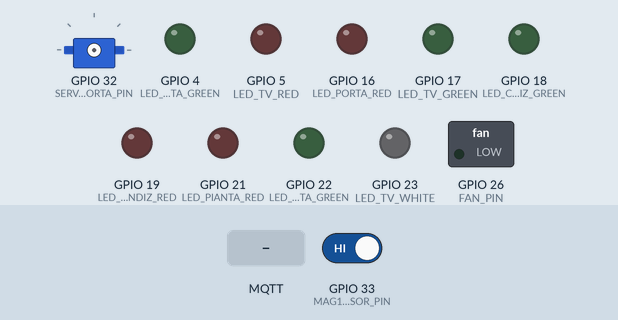
This sketch was run on a simulated ESP32. On the bench: servo, switched loads named in the sketch (green lamp = pin HIGH), output pins drawn as LEDs (lit = HIGH). Inputs (shaded band) come from the test bench; at power-on: GPIO 33 (MAG1_SENSOR_PIN) HIGH. WiFi joins after 1.5 s; servers stay silent unless stated; random numbers use the default seed unless the sketch sets one; no MQTT or app messages arrive unless stated; what the sketch prints to the serial monitor is not drawn. At 10.5 s the program restarts the board; the recording ends there.

Above: at 0.0 s.
At 3.7 s:
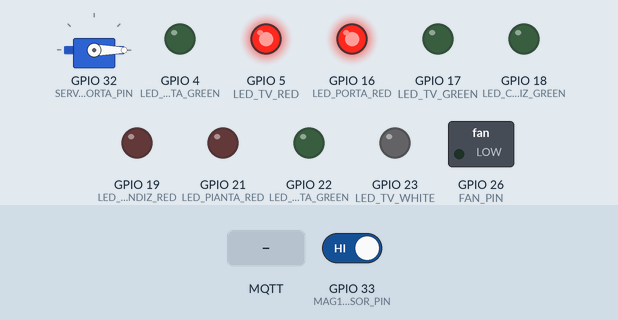
3.8 s: MQTT message "device/" arrives on the third subscribed topic
At 5.5 s:
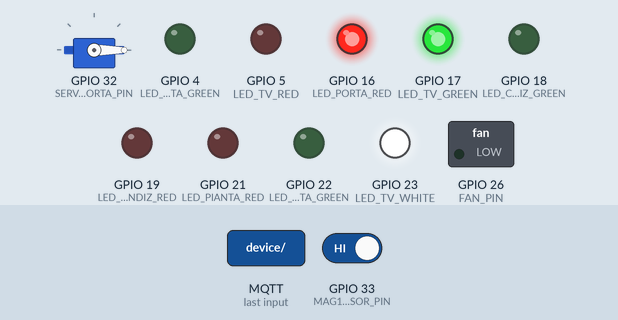
6.5 s: GPIO 33 (MAG1_SENSOR_PIN) driven LOW
8.0 s: GPIO 33 (MAG1_SENSOR_PIN) driven HIGH
9.5 s: MQTT message "device/" arrives on the first subscribed topic
Timing chart, 0 to 10.5 s (numbered marks = the images above; inputs shaded):
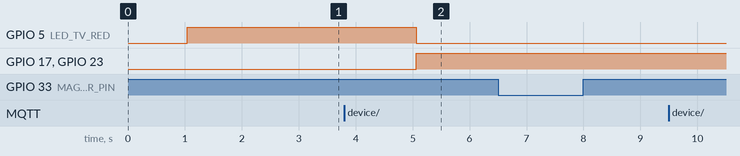

Measured:
- after the input at 3.8 s, GPIO 5 (LED_TV_RED): HIGH → LOW after 1.3 s; GPIO 17 (LED_TV_GREEN), GPIO 23 (LED_TV_WHITE): LOW → HIGH after 1.3 s
- after the input at 6.5 s, every drawn part: stays the same
- after the input at 8.0 s, every drawn part: stays the same
- after the input at 9.5 s, every drawn part: stays the same

The sketch:

esp32-soggiorno-STABLE-CLOUD.ino
```cpp
/* =========================================================================
   ESP32 SOGGIORNO - CLOUD-FIRST STABLE VERSION

   FASE 2 - Stabilizzazione Hardware + Cloud MQTT

   FEATURES:
   ✅ WiFiManager captive portal (AP: EscapeRoom-Soggiorno)
   ✅ HiveMQ Cloud MQTT over TLS (porta 8883)
   ✅ Triple watchdog (WiFi + MQTT + Hardware)
   ✅ Heartbeat strutturato ogni 30s
   ✅ Reset remoto via MQTT
   ✅ Last Will & Testament
   ✅ Zero IP hardcoded
   ✅ Zero SSID hardcoded

   Hardware:
   - LED PORTA: P4 (verde) + P16 (rosso) - Sistema GLOBALE
   - LED TV: P17 (verde) + P5 (rosso) + P23 (bianco) - Catodo comune
   - LED PIANTA: P21 (verde) + P22 (rosso) - Sistema LOCALE
   - LED CONDIZIONATORE: P18 (verde) + P19 (rosso) - Sistema LOCALE
   - SENSORE MAG1: P33 - Trigger automatico TV puzzle! 🧲
   - VENTOLA: P26 - Attivazione puzzle
   - SERVO PORTA: P32 - Apertura finale
   ========================================================================= */

#include <WiFi.h>
#include <WiFiClientSecure.h>
#include <PubSubClient.h>
#include <ArduinoJson.h>
#include <WiFiManager.h>
#include <esp_task_wdt.h>
#include <ESP32Servo.h>

// ========================================================================
// CONFIGURAZIONE - MODIFICA QUESTI VALORI
// ========================================================================

// HiveMQ Cloud - SOSTITUISCI CON LE TUE CREDENZIALI
const char* MQTT_SERVER = "your-cluster.hivemq.cloud";
const int   MQTT_PORT = 8883;
const char* MQTT_USER = "escape_device";
const char* MQTT_PASS = "your_password";

// Device ID
#define DEVICE_ID "soggiorno"

// Session ID temporaneo
#define SESSION_ID 999

// Timeout watchdog (millisecondi)
#define WIFI_RESTART_TIMEOUT 120000
#define MQTT_RESTART_TIMEOUT 180000
#define WDT_TIMEOUT 120

// Heartbeat interval
#define HEARTBEAT_INTERVAL 30000

// WiFiManager timeout
#define PORTAL_TIMEOUT 180

// Debug TLS
#define ALLOW_INSECURE_TLS 1

// ========================================================================
// PIN HARDWARE
// ========================================================================

// LED Porta (globale)
#define LED_PORTA_GREEN 4
#define LED_PORTA_RED   16

// LED TV (catodo comune - 3 LED)
#define LED_TV_GREEN 17
#define LED_TV_RED   5
#define LED_TV_WHITE 23

// LED Pianta
#define LED_PIANTA_GREEN 22  // INVERTITI fisicamente!
#define LED_PIANTA_RED   21

// LED Condizionatore
#define LED_CONDIZ_GREEN 18
#define LED_CONDIZ_RED   19

// Sensore magnetico MAG1
#define MAG1_SENSOR_PIN 33

// Ventola
#define FAN_PIN 26

// Servo porta
#define SERVO_PORTA_PIN 32

// ========================================================================
// OGGETTI GLOBALI
// ========================================================================

WiFiClientSecure espClient;
PubSubClient client(espClient);
WiFiManager wifiManager;
Servo servoPorta;

// ========================================================================
// STATO HARDWARE
// ========================================================================

String doorLedState = "red";
String tvStatus = "active";
String piantaStatus = "locked";
String condizStatus = "locked";

bool mag1_triggered = false;
unsigned long lastMag1Trigger = 0;
const unsigned long MAG1_DEBOUNCE = 1000;

bool fanRunning = false;
bool servoPortaOpened = false;

// LED Porta blinking
unsigned long lastBlinkTime = 0;
bool blinkState = false;
const unsigned long BLINK_INTERVAL = 500;

// ========================================================================
// TIMING & WATCHDOG
// ========================================================================

unsigned long tHeartbeat = 0;
unsigned long lastStatusPrint = 0;

enum WiFiWatchdogState { WIFI_OK, WIFI_RECONNECTING };
enum MQTTWatchdogState { MQTT_OK, MQTT_RECONNECTING };

WiFiWatchdogState wifiWdState = WIFI_OK;
MQTTWatchdogState mqttWdState = MQTT_OK;

unsigned long wifiDisconnectTime = 0;
unsigned long mqttDisconnectTime = 0;
unsigned long mqttLastReconnectAttempt = 0;

// ========================================================================
// MQTT CALLBACK
// ========================================================================

void mqttCallback(char* topic, byte* payload, unsigned int length) {
  String topicStr = String(topic);
  String message = "";
  for (unsigned int i = 0; i < length; i++) {
    message += (char)payload[i];
  }

  // Reset remoto
  if (topicStr == "device/" + String(DEVICE_ID) + "/cmd/reset") {
    Serial.println("\n🔴 ===== RESET REMOTO =====");
    delay(1000);
    ESP.restart();
  }

  // Comandi specifici soggiorno via MQTT
  if (topicStr == "escape/soggiorno/" + String(SESSION_ID) + "/door-led/state") {
    doorLedState = message;
    blinkState = true;
    lastBlinkTime = millis();
  }

  if (topicStr == "escape/soggiorno/" + String(SESSION_ID) + "/tv/complete") {
    tvStatus = "completed";
    digitalWrite(LED_TV_GREEN, HIGH);
    digitalWrite(LED_TV_RED, LOW);
    digitalWrite(LED_TV_WHITE, HIGH);
  }

  if (topicStr == "escape/soggiorno/" + String(SESSION_ID) + "/pianta/state") {
    piantaStatus = message;
  }

  if (topicStr == "escape/soggiorno/" + String(SESSION_ID) + "/condiz/state") {
    condizStatus = message;
  }

  if (topicStr == "escape/soggiorno/" + String(SESSION_ID) + "/fan/control") {
    fanRunning = (message == "on" || message == "true");
    digitalWrite(FAN_PIN, fanRunning ? HIGH : LOW);
  }

  if (topicStr == "escape/soggiorno/" + String(SESSION_ID) + "/servo/control") {
    if (message == "open" && !servoPortaOpened) {
      servoPorta.write(90);
      servoPortaOpened = true;
    } else if (message == "close" && servoPortaOpened) {
      servoPorta.write(0);
      servoPortaOpened = false;
    }
  }
}

// ========================================================================
// SETUP WIFI
// ========================================================================

void setupWiFi() {
  Serial.println("\n📡 ===== WIFI SETUP =====");

  wifiManager.setAPCallback([](WiFiManager *myWiFiManager) {
    Serial.println("⚠️  Modalità Captive Portal:");
    Serial.println("   SSID: EscapeRoom-Soggiorno");
    Serial.println("   IP: 192.168.4.1");
  });

  wifiManager.setConfigPortalTimeout(PORTAL_TIMEOUT);

  if (!wifiManager.autoConnect("EscapeRoom-Soggiorno")) {
    Serial.println("❌ WiFi timeout, riavvio...");
    delay(3000);
    ESP.restart();
  }

  Serial.println("✅ WiFi connesso!");
  Serial.print("   IP: ");
  Serial.println(WiFi.localIP());
}

// ========================================================================
// SETUP MQTT
// ========================================================================

void setupMQTT() {
  Serial.println("\n🔌 ===== MQTT SETUP =====");

  #if ALLOW_INSECURE_TLS
    espClient.setInsecure();
    Serial.println("⚠️  TLS INSECURE MODE");
  #endif

  client.setServer(MQTT_SERVER, MQTT_PORT);
  client.setCallback(mqttCallback);

  Serial.print("   Server: ");
  Serial.println(MQTT_SERVER);
}

// ========================================================================
// MQTT RECONNECT
// ========================================================================

void reconnectMQTT() {
  if (client.connected()) return;

  if (millis() - mqttLastReconnectAttempt < 5000) return;
  mqttLastReconnectAttempt = millis();

  Serial.print("🔌 MQTT reconnect...");

  String clientId = "ESP32-Soggiorno-" + String(random(0xffff), HEX);
  String willTopic = "device/" + String(DEVICE_ID) + "/status";

  if (client.connect(
    clientId.c_str(),
    MQTT_USER,
    MQTT_PASS,
    willTopic.c_str(),
    1,
    false,
    "offline"
  )) {
    Serial.println(" ✅");

    client.publish(willTopic.c_str(), "online", true);

    // Subscribe
    String resetTopic = "device/" + String(DEVICE_ID) + "/cmd/reset";
    String baseTopic = "escape/soggiorno/" + String(SESSION_ID) + "/";

    client.subscribe(resetTopic.c_str());
    client.subscribe((baseTopic + "door-led/state").c_str());
    client.subscribe((baseTopic + "tv/complete").c_str());
    client.subscribe((baseTopic + "pianta/state").c_str());
    client.subscribe((baseTopic + "condiz/state").c_str());
    client.subscribe((baseTopic + "fan/control").c_str());
    client.subscribe((baseTopic + "servo/control").c_str());

    Serial.println("📥 Subscribed a topic soggiorno");

  } else {
    Serial.print(" ❌ (rc=");
    Serial.print(client.state());
    Serial.println(")");
  }
}

// ========================================================================
// HEARTBEAT
// ========================================================================

void sendHeartbeat() {
  if (millis() - tHeartbeat < HEARTBEAT_INTERVAL) return;
  tHeartbeat = millis();

  StaticJsonDocument<256> doc;
  doc["device_id"] = DEVICE_ID;
  doc["uptime_s"] = millis() / 1000;
  doc["wifi_rssi"] = WiFi.RSSI();
  doc["free_heap"] = ESP.getFreeHeap();
  doc["mqtt_connected"] = client.connected();
  doc["mag1_state"] = digitalRead(MAG1_SENSOR_PIN);

  char buffer[256];
  serializeJson(doc, buffer);

  String topic = "device/" + String(DEVICE_ID) + "/heartbeat";

  if (client.publish(topic.c_str(), buffer, true)) {
    Serial.print("💓 Heartbeat: ");
    Serial.println(buffer);
  }
}

// ========================================================================
// WATCHDOG WIFI
// ========================================================================

void checkWiFiWatchdog() {
  if (WiFi.status() != WL_CONNECTED) {
    if (wifiWdState == WIFI_OK) {
      wifiDisconnectTime = millis();
      wifiWdState = WIFI_RECONNECTING;
      Serial.println("⚠️  WiFi perso, reconnect...");
      WiFi.reconnect();
    } else {
      if (millis() - wifiDisconnectTime > WIFI_RESTART_TIMEOUT) {
        Serial.println("\n🔴 WIFI WATCHDOG TIMEOUT → RESTART!");
        delay(1000);
        ESP.restart();
      }
    }
  } else {
    if (wifiWdState == WIFI_RECONNECTING) {
      Serial.println("✅ WiFi recuperato!");
    }
    wifiWdState = WIFI_OK;
  }
}

// ========================================================================
// WATCHDOG MQTT
// ========================================================================

void checkMQTTWatchdog() {
  if (wifiWdState != WIFI_OK) return;

  if (!client.connected()) {
    if (mqttWdState == MQTT_OK) {
      mqttDisconnectTime = millis();
      mqttWdState = MQTT_RECONNECTING;
      Serial.println("⚠️  MQTT perso, reconnect...");
      reconnectMQTT();
    } else {
      if (millis() - mqttDisconnectTime > MQTT_RESTART_TIMEOUT) {
        Serial.println("\n🔴 MQTT WATCHDOG TIMEOUT → RESTART!");
        delay(1000);
        ESP.restart();
      }
      reconnectMQTT();
    }
  } else {
    if (mqttWdState == MQTT_RECONNECTING) {
      Serial.println("✅ MQTT recuperato!");
    }
    mqttWdState = MQTT_OK;
  }
}

// ========================================================================
// UPDATE LED FUNCTIONS
// ========================================================================

void updateDualColorLED(int greenPin, int redPin, String state) {
  if (state == "off" || state == "locked") {
    digitalWrite(greenPin, LOW);
    digitalWrite(redPin, LOW);
  } else if (state == "red" || state == "active") {
    digitalWrite(greenPin, LOW);
    digitalWrite(redPin, HIGH);
  } else if (state == "green" || state == "completed") {
    digitalWrite(greenPin, HIGH);
    digitalWrite(redPin, LOW);
  }
}

void updateDoorLED() {
  if (doorLedState == "red") {
    digitalWrite(LED_PORTA_GREEN, LOW);
    digitalWrite(LED_PORTA_RED, HIGH);
  }
  else if (doorLedState == "blinking") {
    unsigned long now = millis();
    if (now - lastBlinkTime >= BLINK_INTERVAL) {
      blinkState = !blinkState;
      lastBlinkTime = now;
    }
    digitalWrite(LED_PORTA_GREEN, blinkState);
    digitalWrite(LED_PORTA_RED, LOW);
  }
  else if (doorLedState == "green") {
    digitalWrite(LED_PORTA_GREEN, HIGH);
    digitalWrite(LED_PORTA_RED, LOW);
  }
}

// ========================================================================
// SENSORE MAG1
// ========================================================================

void checkMagneticSensor() {
  int sensorState = digitalRead(MAG1_SENSOR_PIN);
  unsigned long now = millis();

  if (sensorState == LOW && !mag1_triggered &&
      (now - lastMag1Trigger > MAG1_DEBOUNCE)) {

    Serial.println("\n🧲 ===== MAG1 TRIGGER =====");

    // Publish via MQTT invece di HTTP
    String topic = "escape/soggiorno/" + String(SESSION_ID) + "/mag1/trigger";
    client.publish(topic.c_str(), "true");

    Serial.println("✅ MAG1 trigger pubblicato via MQTT");

    mag1_triggered = true;
    lastMag1Trigger = now;
  }

  if (sensorState == HIGH && mag1_triggered) {
    mag1_triggered = false;
    Serial.println("🧲 MAG1: Magnete rimosso");
  }
}

// ========================================================================
// PUBLISH HARDWARE STATE
// ========================================================================

void publishHardwareState() {
  if (!client.connected()) return;

  static unsigned long lastPublish = 0;
  if (millis() - lastPublish < 1000) return;
  lastPublish = millis();

  String base = "escape/soggiorno/" + String(SESSION_ID) + "/";

  // Stati LED
  client.publish((base + "led/porta").c_str(), doorLedState.c_str());
  client.publish((base + "led/tv").c_str(), tvStatus.c_str());
  client.publish((base + "led/pianta").c_str(), piantaStatus.c_str());
  client.publish((base + "led/condiz").c_str(), condizStatus.c_str());

  // Stati hardware
  client.publish((base + "fan/state").c_str(), fanRunning ? "on" : "off");
  client.publish((base + "servo/state").c_str(), servoPortaOpened ? "open" : "closed");
  client.publish((base + "mag1/state").c_str(), digitalRead(MAG1_SENSOR_PIN) == HIGH ? "open" : "closed");
}

// ========================================================================
// SETUP
// ========================================================================

void setup() {
  Serial.begin(115200);
  delay(1000);

  Serial.println("\n\n");
  Serial.println("╔════════════════════════════════════════════════╗");
  Serial.println("║  ESP32 SOGGIORNO - STABLE CLOUD VERSION       ║");
  Serial.println("║  Fase 2: WiFiManager + HiveMQ + Watchdog      ║");
  Serial.println("╚════════════════════════════════════════════════╝");
  Serial.println();

  // Hardware Watchdog
  Serial.println("🐕 Hardware Watchdog...");
  esp_task_wdt_init(WDT_TIMEOUT, true);
  esp_task_wdt_add(NULL);
  Serial.println("   ✅ Hardware WDT attivo (120s)");

  // Pin configuration
  Serial.println("\n📌 Configurazione pin...");
  pinMode(MAG1_SENSOR_PIN, INPUT_PULLUP);
  pinMode(LED_PORTA_GREEN, OUTPUT);
  pinMode(LED_PORTA_RED, OUTPUT);
  pinMode(LED_TV_GREEN, OUTPUT);
  pinMode(LED_TV_RED, OUTPUT);
  pinMode(LED_TV_WHITE, OUTPUT);
  pinMode(LED_PIANTA_GREEN, OUTPUT);
  pinMode(LED_PIANTA_RED, OUTPUT);
  pinMode(LED_CONDIZ_GREEN, OUTPUT);
  pinMode(LED_CONDIZ_RED, OUTPUT);
  pinMode(FAN_PIN, OUTPUT);

  // Stato iniziale LED
  digitalWrite(LED_PORTA_GREEN, LOW);
  digitalWrite(LED_PORTA_RED, HIGH);
  digitalWrite(LED_TV_GREEN, LOW);
  digitalWrite(LED_TV_RED, HIGH);
  digitalWrite(LED_TV_WHITE, LOW);
  digitalWrite(LED_PIANTA_GREEN, LOW);
  digitalWrite(LED_PIANTA_RED, LOW);
  digitalWrite(LED_CONDIZ_GREEN, LOW);
  digitalWrite(LED_CONDIZ_RED, LOW);
  digitalWrite(FAN_PIN, LOW);

  // Servo
  servoPorta.attach(SERVO_PORTA_PIN);
  servoPorta.write(0);

  Serial.println("   ✅ Pin configurati");

  // WiFi setup
  setupWiFi();

  // MQTT setup
  setupMQTT();
  reconnectMQTT();

  Serial.println("\n✅ ===== SISTEMA PRONTO =====");
  Serial.print("   Device ID: ");
  Serial.println(DEVICE_ID);
  Serial.println("\n📡 Topic MQTT:");
  Serial.println("   Heartbeat: device/soggiorno/heartbeat");
  Serial.println("   Status: device/soggiorno/status");
  Serial.println("   Hardware: escape/soggiorno/999/*");
  Serial.println("\n🐕 Watchdog attivi");
  Serial.println("💓 Heartbeat ogni 30s\n");
}

// ========================================================================
// LOOP
// ========================================================================

void loop() {
  esp_task_wdt_reset();

  checkWiFiWatchdog();
  checkMQTTWatchdog();

  if (client.connected()) {
    client.loop();
  }

  sendHeartbeat();
  checkMagneticSensor();

  // Update LED locali
  updateDoorLED();
  updateDualColorLED(LED_PIANTA_GREEN, LED_PIANTA_RED, piantaStatus);
  updateDualColorLED(LED_CONDIZ_GREEN, LED_CONDIZ_RED, condizStatus);

  publishHardwareState();

  delay(10);
}
```
